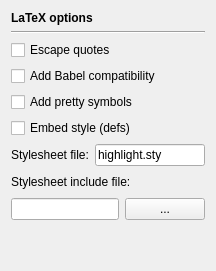
            <widget class="QWidget" name="LATEXOptions">
             <layout class="QVBoxLayout" name="verticalLayout_12">
              <item>
               <widget class="QLabel" name="label_18">
                <property name="sizePolicy">
                 <sizepolicy hsizetype="Maximum" vsizetype="Preferred">
                  <horstretch>0</horstretch>
                  <verstretch>0</verstretch>
                 </sizepolicy>
                </property>
                <property name="font">
                 <font>
                  <weight>75</weight>
                  <bold>true</bold>
                 </font>
                </property>
                <property name="text">
                 <string>LaTeX options</string>
                </property>
               </widget>
              </item>
              <item>
               <widget class="Line" name="line_8">
                <property name="orientation">
                 <enum>Qt::Horizontal</enum>
                </property>
               </widget>
              </item>
              <item>
               <widget class="QCheckBox" name="cbLATEXEscQuotes">
                <property name="toolTip">
                 <string>Replace quotes by dq sequences.</string>
                </property>
                <property name="text">
                 <string>Escape quotes</string>
                </property>
               </widget>
              </item>
              <item>
               <widget class="QCheckBox" name="cbLATEXBabel">
                <property name="toolTip">
                 <string>Make output Babel compatible.</string>
                </property>
                <property name="text">
                 <string>Add Babel compatibility</string>
                </property>
               </widget>
              </item>
              <item>
               <widget class="QCheckBox" name="cbLATEXPrettySymbols">
                <property name="toolTip">
                 <string>Replace default symbols (brackets, tilde) by nice redefinitions.</string>
                </property>
                <property name="text">
                 <string>Add pretty symbols</string>
                </property>
               </widget>
              </item>
              <item>
               <widget class="QCheckBox" name="cbLATEXEmbedStyle">
                <property name="toolTip">
                 <string>Include the style information in each output file.</string>
                </property>
                <property name="text">
                 <string>Embed style (defs)</string>
                </property>
               </widget>
              </item>
              <item>
               <layout class="QHBoxLayout" name="horizontalLayout_17">
                <item>
                 <widget class="QLabel" name="label_21">
                  <property name="text">
                   <string>Stylesheet file:</string>
                  </property>
                  <property name="buddy">
                   <cstring>leLATEXStyleFile</cstring>
                  </property>
                 </widget>
                </item>
                <item>
                 <widget class="QLineEdit" name="leLATEXStyleFile">
                  <property name="toolTip">
                   <string>Name of the referenced  style file.</string>
                  </property>
                  <property name="text">
                   <string>highlight.sty</string>
                  </property>
                 </widget>
                </item>
               </layout>
              </item>
              <item>
               <layout class="QHBoxLayout" name="horizontalLayout_15">
                <item>
                 <widget class="QLabel" name="label_22">
                  <property name="text">
                   <string>Stylesheet include file:</string>
                  </property>
                 </widget>
                </item>
                <item>
                 <spacer name="horizontalSpacer_2">
                  <property name="orientation">
                   <enum>Qt::Horizontal</enum>
                  </property>
                  <property name="sizeHint" stdset="0">
                   <size>
                    <width>40</width>
                    <height>20</height>
                   </size>
                  </property>
                 </spacer>
                </item>
               </layout>
              </item>
              <item>
               <layout class="QHBoxLayout" name="horizontalLayout_16">
                <item>
                 <widget class="QLineEdit" name="leLATEXStyleIncFile">
                  <property name="toolTip">
                   <string>Path of the style include file.</string>
                  </property>
                 </widget>
                </item>
                <item>
                 <widget class="QPushButton" name="pbLATEXChooseStyleIncFile">
                  <property name="toolTip">
                   <string>Select a style include file.</string>
                  </property>
                  <property name="text">
                   <string>...</string>
                  </property>
                 </widget>
                </item>
               </layout>
              </item>
              <item>
               <spacer name="verticalSpacer_4">
                <property name="orientation">
                 <enum>Qt::Vertical</enum>
                </property>
                <property name="sizeHint" stdset="0">
                 <size>
                  <width>20</width>
                  <height>40</height>
                 </size>
                </property>
               </spacer>
              </item>
             </layout>
            </widget>
